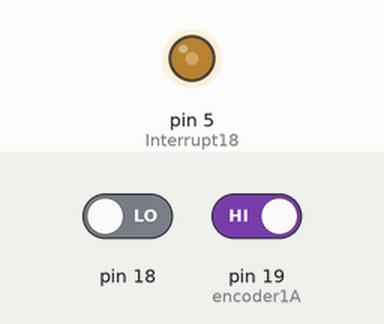
The sketch below on a simulated Arduino Mega 2560, built with avr-gcc and run on an emulated ATmega2560. Parts: output pins drawn as LEDs (lit = HIGH). The inputs (shaded band) are chosen by the test bench; at power-on: pin 18 LOW, pin 19 (encoder1A) HIGH. What the sketch prints to the serial monitor is not drawn.

Above: at 0.1 s.
Timing chart, 0 to 1.6 s (numbered marks = the images above):
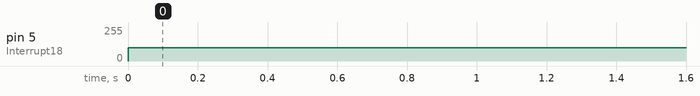

Measured:
- by itself, pin 5 (Interrupt18): 0/255 → 100/255 at 0.00 s

The sketch:

Encoder_Test_motor_total.ino
```cpp
/********************************************************************
 * 电机测速
 * 使用millis（）函数，记录时间，单位为毫秒
 * 使用中断函数，当引脚电平改变时触发，计数一次
 * 磁环为12cpr，将得到的值Val除以24，得到转动圈数
 * 除以当时的时间，因为时间单位为毫秒，除以60000转换为分
 * 这时候得到电机转速Speed ，单位 转/分
 * 注意；测出来的值会有些误差，电机转速在达到设置值后还会有些许的值增加
 * BY YFROBOT
 ********************************************************************/
#include "PID_v1.h"

#define Interrupt18 5
#define Interrupt19 4
#define Interrupt20 3
#define pi 3.1415926f

//设置模块引脚接到数字引脚18（程序用到中断函数，UNO中断引脚为数字引脚2和3）
int DIR1A = 22;     //M1 Direction Control
int DIR1B = 23;
int PWM1 = 5;
int encoder1A = 19;
int encoder1B = 29;

int DIR2A = 24;     //M1 Direction Control
int DIR2B = 25;
int PWM2 = 6;

int encoder2A = 20;
int encoder2B = 30;
//float time;  //设置变量time，计时
float Speed1,Speed2, Speed3;  //设置变量Speed，存储转速
double duration1, duration2, duration3;//the number of the pulses of Moter3
byte encoder1ALast, encoder2ALast, encoder3ALast;
boolean Direction1, Direction2, Direction3;//the rotation Direction1

double sampleTime = 10;

unsigned long beginTime1,beginTime2;
unsigned long endTime1,endTime2;

//PID variables
double Kp2=12,Ki2=11.12, Kd2=0.306; //,46 Ki= 10 15, Kd=0.306;  //Adjust the PID to fit the motor
double Kp1=33,Ki1=16, Kd1=0.15; //,46 Ki= 10 15, Kd=0.306;  //Adjust the PID to fit the motor
double Setpoint1,Input1,Output1;
double Setpoint2,Input2,Output2;
double set1 = 5.0;  // fixed setPoint
double set2 = 5.0;  // fixed setPoint
PID myPID1(&Input1,&Output1,&Setpoint1,Kp1,Ki1,Kd1,DIRECT);
PID myPID2(&Input2,&Output2,&Setpoint2,Kp2,Ki2,Kd2,DIRECT);

void setup(){
  Serial.begin(115200);
  EncoderInit();//Initialize encoder
  digitalWrite(encoder1A,INPUT);
  digitalWrite(encoder1B,INPUT);
  digitalWrite(encoder2A,INPUT);
  digitalWrite(encoder2B,INPUT);
  digitalWrite(DIR1A,OUTPUT);
  digitalWrite(DIR1B,OUTPUT);
  digitalWrite(DIR2A,OUTPUT);
  digitalWrite(DIR2B,OUTPUT);
  digitalWrite(PWM1,OUTPUT);
  digitalWrite(PWM2,OUTPUT);

  digitalWrite(PWM1,LOW);
  digitalWrite(PWM2,LOW);
  myPID1.SetMode(AUTOMATIC);
  myPID1.SetOutputLimits(-100,100);
  myPID1.SetSampleTime(sampleTime);
  myPID1.SetTunings(Kp1,Ki1,Kd1);

  myPID2.SetMode(AUTOMATIC);
  myPID2.SetOutputLimits(-100,100);
  myPID2.SetSampleTime(sampleTime);
  myPID2.SetTunings(Kp2,Ki2,Kd2);

  beginTime1 = millis();
  beginTime2 = millis();
}

void loop(){
  /***
  Serial.print("Val:");
  Serial.print(val);
  Serial.print("    Speed:");
  Serial.print(Speed);

  Serial.print("Duration:");
  Serial.print(val);
  Serial.print("    1:");
  Serial.print(duration);
  ***/


  //Movement(75);
  PIDMovement1(set1);  //4 cm/s
  //PIDMovement2(set2);  //4 cm/s

  endTime1 = millis();
  endTime2 = millis();
  if(endTime1 - beginTime1 >=sampleTime ) //&& duration1!=0
  {
    Speed1=duration1/53735*5.8*pi*1000/(endTime1 - beginTime1);           // /0.01;
    beginTime1 = endTime1;
    Input1 = Speed1;
    Serial.print(duration1);
    Serial.print("   ");
    Serial.println(duration2);
    duration1 = 0;
  }
  /*
  if(endTime2 - beginTime2 >=sampleTime ) //&& duration1!=0
  {
    Speed2=duration2/53735*5.8*pi*1000/(endTime2 - beginTime2);
    beginTime2 = endTime2;
    Input2 = Speed2;
    duration2 = 0;
  }
  */

    //Serial.print("   ");
    //Serial.print(endTime - beginTime);
    //Serial.print("   ");
    //Serial.println(Speed1,8);
  //delay(100);
}
void Movement1(double pwmSpeed)
{
  if (pwmSpeed>0)
  {
    analogWrite (PWM1,pwmSpeed);      //PWM Speed Control
    digitalWrite(DIR1A,HIGH);
    digitalWrite(DIR1B,LOW);
  }
  else if(pwmSpeed<0)
  {
    analogWrite (PWM1,-pwmSpeed);      //PWM Speed Control
    digitalWrite(DIR1A,LOW);
    digitalWrite(DIR1B,HIGH);
  }
}
void Movement2(double pwmSpeed)
{
  if (pwmSpeed>0)
  {
    analogWrite (PWM2,pwmSpeed);      //PWM Speed Control
    digitalWrite(DIR2A,HIGH);
    digitalWrite(DIR2B,LOW);
  }
  else if(pwmSpeed<0)
  {
    analogWrite (PWM2,-pwmSpeed);      //PWM Speed Control
    digitalWrite(DIR2A,LOW);
    digitalWrite(DIR2B,HIGH);
  }
}

//PID modules
void PIDMovement1(double set1)
{
  Setpoint1=set1;
  //Input=4;
  myPID1.Compute();
  //Output = Speed;
  Movement1(Output1);
}
//PID modules
void PIDMovement2(double set2)
{
  Setpoint2=set2;
  //Input=4;
  myPID2.Compute();
  //Output = Speed;
  Movement2(Output2);
}

//Encoder modules
void EncoderInit() //Initialize encoder interruption
{
  Direction1 = true;//default -> Forward
  Direction2 = true;//default -> Forward
  pinMode(encoder1B,INPUT);
  pinMode(encoder2B,INPUT);
  attachInterrupt(Interrupt18, wheelSpeed1, CHANGE);
  attachInterrupt(Interrupt19, wheelSpeed2, CHANGE);
}

void wheelSpeed1()  //motor1 speed count
{
  int Lstate = digitalRead(encoder1A);
  if((encoder1ALast == LOW) && Lstate==HIGH)
  {
    int val = digitalRead(encoder1B);
    if(val == LOW && Direction1)
    {
      Direction1 = false;  //when Direction keeps false, duration++
    }
    else if(val == HIGH && !Direction1)
    {
      Direction1 = true;
    }
  }
  encoder1ALast = Lstate;

  if(!Direction1)  duration1++;
  else  duration1--;
}

void wheelSpeed2()  //motor1 speed count
{
  int Lstate = digitalRead(encoder2A);
  if((encoder2ALast == LOW) && Lstate==HIGH)
  {
    int val = digitalRead(encoder2B);
    if(val == LOW && Direction2)
    {
      Direction1 = false;  //when Direction keeps false, duration++
    }
    else if(val == HIGH && !Direction2)
    {
      Direction2 = true;
    }
  }
  encoder2ALast = Lstate;

  if(!Direction2)  duration2++;
  else  duration2--;
}
```
